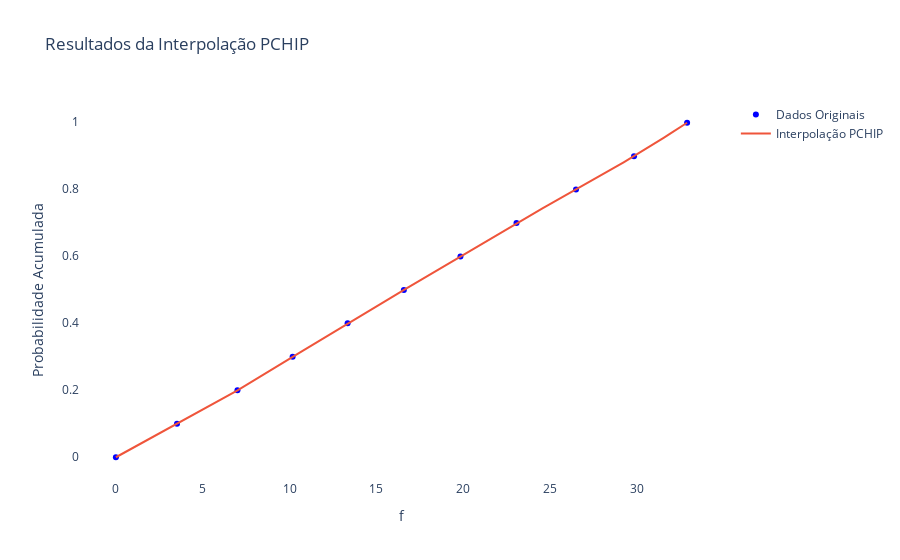

The code cell stored with this chart in its notebook:
### Code cell
fracao = np.concatenate((np.array([0]), lista_intermed))/n # Identifica a fração total de pontos de 0 até o ponto v

interp = PchipInterpolator(lista_v, fracao)
# Utiliza um interpolador PCHIP para gerar um polinômio de terceiro grau que aproxime W(v)
# Dessa forma, obtém-se U(v)

# Define os pontos onde deseja-se avaliar a função interpolada
x_new = np.linspace(0, lista_v[-1], 100)

# Avalia a função interpolada nos novos pontos
y_new = interp(x_new)

fig = go.Figure()

# Scatter plot dos dados originais
fig.add_trace(go.Scatter(x=lista_v, y=fracao, mode='markers', marker=dict(color='blue', symbol='circle'), name='Dados Originais'))

# Linha de interpolação PCHIP
fig.add_trace(go.Scatter(x=x_new, y=y_new, mode='lines', name='Interpolação PCHIP'))

# Layout
fig.update_layout(title='Resultados da Interpolação PCHIP',
                  xaxis_title='f',
                  yaxis_title='Probabilidade Acumulada',
                  showlegend=True,
                  plot_bgcolor='rgba(0,0,0,0)') # Define a cor de fundo do plot

fig.show()

### Figure 1 — Plotly figure (JSON) as saved in the notebook; plotly's stock layout.template omitted (floating-point values rounded to 4 significant figures)
{"data": [{"marker": {"color": "blue", "symbol": "circle"}, "mode": "markers", "name": "Dados Originais", "type": "scatter", "x": [0, 3.518, 6.998, 10.17, 13.34, 16.58, 19.84, 23.06, 26.49, 29.83, 32.88], "y": [0, 0.0999, 0.1998, 0.2997, 0.3996, 0.4994, 0.5992, 0.699, 0.7988, 0.8986, 0.9984]}, {"mode": "lines", "name": "Interpolação PCHIP", "type": "scatter", "x": [0, 0.3322, 0.6643, 0.9965, 1.329, 1.661, 1.993, 2.325, 2.657, 2.989, 3.322, 3.654, 3.986, 4.318, 4.65, 4.982, 5.315, 5.647, 5.979, 6.311, 6.643, 6.975, 7.307, 7.64, 7.972, 8.304, 8.636, 8.968, 9.3, 9.633, 9.965, 10.3, 10.63, 10.96, 11.29, 11.63, 11.96, 12.29, 12.62, 12.95, 13.29, 13.62, 13.95, 14.28, 14.61, 14.95, 15.28, 15.61, 15.94, 16.28, 16.61, 16.94, 17.27, 17.6, 17.94, 18.27, 18.6, 18.93, 19.27, 19.6, 19.93, 20.26, 20.59, 20.93, 21.26, 21.59, 21.92, 22.25, 22.59, 22.92, 23.25, 23.58, 23.92, 24.25, 24.58, 24.91, 25.24, 25.58, 25.91, 26.24, 26.57, 26.9, 27.24, 27.57, 27.9, 28.23, 28.57, 28.9, 29.23, 29.56, 29.89, 30.23, 30.56, 30.89, 31.22, 31.56, 31.89, 32.22, 32.55, 32.88], "y": [0, 0.009383, 0.01878, 0.02818, 0.03759, 0.04702, 0.05645, 0.06589, 0.07534, 0.08481, 0.09428, 0.1038, 0.1132, 0.1226, 0.132, 0.1414, 0.1508, 0.1603, 0.1698, 0.1795, 0.1892, 0.1991, 0.2092, 0.2194, 0.2297, 0.2402, 0.2508, 0.2613, 0.2719, 0.2825, 0.2931, 0.3036, 0.3141, 0.3246, 0.3351, 0.3456, 0.3561, 0.3667, 0.3771, 0.3876, 0.398, 0.4083, 0.4186, 0.4289, 0.4391, 0.4493, 0.4595, 0.4697, 0.4799, 0.4901, 0.5003, 0.5105, 0.5207, 0.5309, 0.541, 0.5512, 0.5613, 0.5715, 0.5817, 0.5919, 0.6021, 0.6124, 0.6227, 0.6331, 0.6434, 0.6538, 0.6641, 0.6744, 0.6846, 0.6947, 0.7046, 0.7145, 0.7242, 0.7339, 0.7435, 0.7531, 0.7626, 0.7722, 0.7818, 0.7915, 0.8013, 0.8111, 0.8208, 0.8306, 0.8404, 0.8502, 0.8601, 0.8701, 0.8802, 0.8904, 0.9007, 0.9111, 0.9217, 0.9323, 0.9431, 0.954, 0.9649, 0.976, 0.9872, 0.9984]}], "layout": {"plot_bgcolor": "rgba(0,0,0,0)", "showlegend": true, "title": {"text": "Resultados da Interpolação PCHIP"}, "xaxis": {"title": {"text": "f"}}, "yaxis": {"title": {"text": "Probabilidade Acumulada"}}}}
